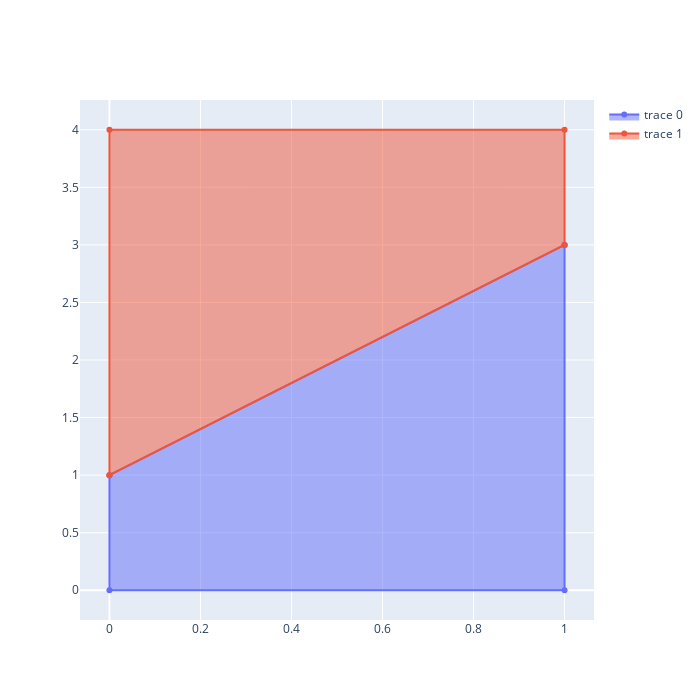

Notebook code cell kept with this figure:
### Code cell
iplot(dict(data=data, layout=layout))

### Figure 1 — Plotly figure (JSON) as saved in the notebook; plotly's stock layout.template omitted (floating-point values rounded to 4 significant figures)
{"data": [{"fill": "toself", "type": "scatter", "x": [1, 1, 0, 0, 1], "y": [3, 0, 0, 1, 3]}, {"fill": "toself", "type": "scatter", "x": [0, 0, 1, 1, 0], "y": [1, 4, 4, 3, 1]}], "layout": {"height": 700, "width": 700, "xaxis": {"autorange": true, "range": [-0.06478, 1.065], "type": "linear"}, "yaxis": {"autorange": true, "range": [-0.2584, 4.258], "type": "linear"}}}
